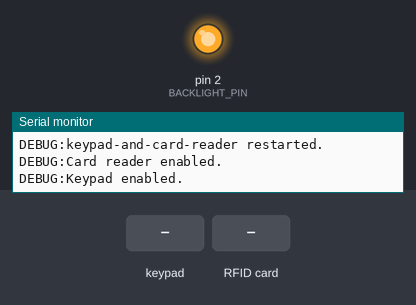
The sketch below on a simulated Arduino Pro Mini, built with avr-gcc and run on an emulated ATmega328P. Shown: output pins drawn as LEDs (lit = HIGH), the last lines printed to the serial monitor. The test bench sets the inputs (shaded band). Pins used as bus, display or sensor lines are not drawn.

Above: at 1.2 s.
1.3 s: keypad keys 4 9 8 6 # pressed 0.4 s apart
At 3.04 s:
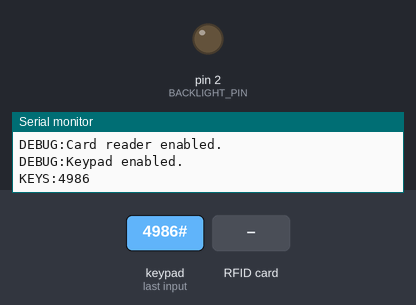
4.8 s: RFID card 5E 7A 19 C4 held to the reader
Timing chart, 0 to 7.8 s (numbered marks = the images above; inputs shaded):
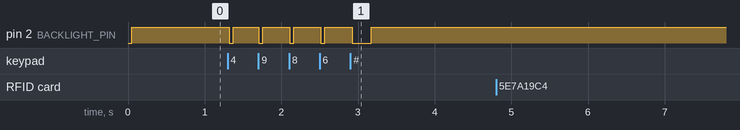

Measured:
- after the input at 1.3 s, pin 2 (BACKLIGHT_PIN): goes 4 × (LOW 0.05 s, HIGH 0.33 s), LOW 0.25 s, then HIGH, starting at once

The sketch:

keypad-and-card-reader.ino
```cpp
// (licence header left out)
//#define DISABLE_CARD_READER
//#define DISABLE_KEYPAD

#define SERIAL_SPEED 115200

#ifndef DISABLE_CARD_READER
#include <SPI.h>
#include <MFRC522.h>
#define SS_PIN  10
#define RST_PIN A0
MFRC522 mfrc522(SS_PIN, RST_PIN);	// Create MFRC522 instance.
#endif

#ifndef DISABLE_KEYPAD
#include <Keypad.h>
#define BACKLIGHT_PIN 2
#define MAX_KEY_COUNT 20
#define MAX_KEY_DELAY 10
const byte ROWS = 4;
const byte COLS = 3;
char keys[ROWS][COLS] = {
  {'1','2','3'},
  {'4','5','6'},
  {'7','8','9'},
  {'*','0','#'}
};
byte rowPins[ROWS] = {4, 9, 8, 6};
byte colPins[COLS] = {5, 3, 7};
Keypad keypad = Keypad(makeKeymap(keys), rowPins, colPins, ROWS, COLS);
#endif

void setup() {
  Serial.begin(SERIAL_SPEED);
  Serial.println("DEBUG:keypad-and-card-reader restarted.");

  #ifndef DISABLE_CARD_READER
  // Init card reader
  SPI.begin();
  mfrc522.PCD_Init();
  Serial.println("DEBUG:Card reader enabled.");
  #endif

  #ifndef DISABLE_KEYPAD
  pinMode(BACKLIGHT_PIN, OUTPUT);
  digitalWrite(BACKLIGHT_PIN, HIGH);
  Serial.println("DEBUG:Keypad enabled.");
  #endif
}

#ifndef DISABLE_CARD_READER
void readCard() {
  static MFRC522::Uid lastUid;     // UID of last scanned card
  static unsigned long lastMillis; // value of millis() when last card was scanned.

  // Look for new cards
  if ( ! mfrc522.PICC_IsNewCardPresent()) {
    return;
  }

  // Select one of the cards
  if ( ! mfrc522.PICC_ReadCardSerial()) {
    return;
  }

  // Check that it is not a bounce of the same card
  if (memcmp(&lastUid, &mfrc522.uid, mfrc522.uid.size) == 0 // Same UID
        && (millis() - lastMillis) < 1000) { // Scanned again within on second
    // Halt the card so it does not respond again while in the field
    mfrc522.PICC_HaltA();
    return;
  }

  // Remember the time
  lastMillis = millis();

  // Output the UID followed by Enter.
  Serial.print("NFC:");
  for (byte i = 0; i < mfrc522.uid.size; i++) {
    Serial.print(mfrc522.uid.uidByte[i] >> 4, HEX);
    Serial.print(mfrc522.uid.uidByte[i] & 0x0F, HEX);
  }
  Serial.println();

  // Halt the card so it does not respond again while in the field
  mfrc522.PICC_HaltA();

  // Remember the UID
  memcpy(&lastUid, &mfrc522.uid, sizeof(lastUid));
}
#endif

#ifndef DISABLE_KEYPAD
void readKeypad() {
  static char key;
  static char buffer[MAX_KEY_COUNT + 1];
  static uint8_t count = 0;
  static unsigned long lastMillis; // value of millis() when last key was pressed.

  // Flush old keypresses?
  if (count && (millis() - lastMillis) > 1000 * MAX_KEY_DELAY) { // More than MAX_KEY_DELAY seconds since last key
    count = 0;
  }

  key = keypad.getKey();
  if (key == NO_KEY) {
    return;
  }
  if (key == '#') { // Send a line
    digitalWrite(BACKLIGHT_PIN, LOW);
    buffer[count] = 0;
    Serial.print("KEYS:");
    Serial.println(buffer);
    count = 0;
    delay(250);
    digitalWrite(BACKLIGHT_PIN, HIGH);
  }
  else if (count < MAX_KEY_COUNT) { // Add to buffer
    digitalWrite(BACKLIGHT_PIN, LOW);
    buffer[count] = key;
    count++;
    delay(50);
    digitalWrite(BACKLIGHT_PIN, HIGH);
  }

  // Remember the time
  lastMillis = millis();
}
#endif

void loop() {
  #ifndef DISABLE_CARD_READER
  readCard();
  #endif

  #ifndef DISABLE_KEYPAD
  readKeypad();
  #endif
}
```
